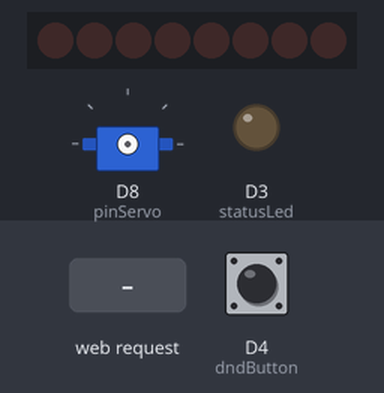
Bench run of a sketch on a simulated ESP8266 (NodeMCU). On the bench: 8 shift-register outputs drawn as a row of LEDs (first output left, lit = HIGH), servo, output pins drawn as LEDs (lit = HIGH). Wiring (inferred from the names in the program): shift register (74HC595): data D2; shift clock D1; latch D0. Wiring (inferred from the signals the program sends): row of LEDs: on Q0, Q1, Q2, Q3, Q4, Q5, Q6, Q7. Inputs (shaded band) come from the test bench; at power-on: D4 (dndButton) HIGH. WiFi joins after 1.5 s; servers stay silent unless stated; pins used as bus, display or sensor lines are not drawn; what the sketch prints to the serial monitor is not drawn.

Above: at 2.7 s.
2.8 s: HTTP request GET /disturb received
At 2.86 s:
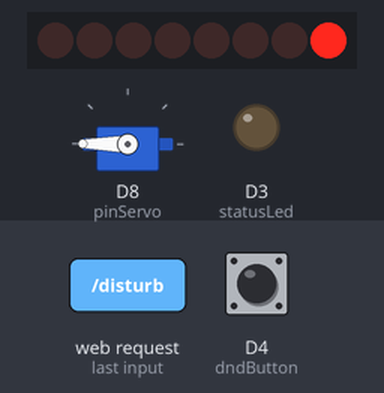
At 3.21 s:
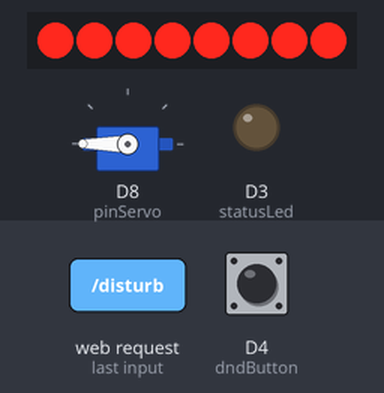
5.8 s: D4 (dndButton) pulled LOW for 0.15 s
Timing chart, 0 to 14.8 s (numbered marks = the images above; inputs shaded):
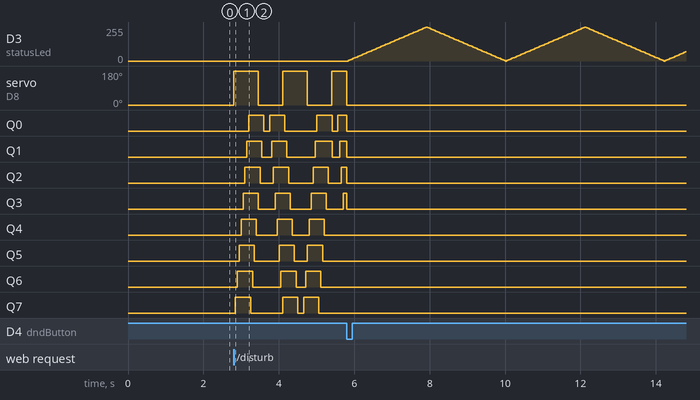

Measured:
- after the input at 2.8 s, servo on D8 (pinServo): alternates 180° for 0.65 s and 0° for 0.65 s, starting at once; Q0: goes HIGH 0.40 s, LOW 0.15 s, HIGH 0.40 s, LOW 0.85 s, HIGH 0.40 s, LOW 0.15 s, then HIGH, starting after 0.40 s

The sketch:

Server.ino
```cpp
#include <ESP8266WiFi.h>
#include <WiFiClient.h>
#include <ESP8266WebServer.h>
#include <ESP8266mDNS.h>
#include "dnd.h"
#include "halarm.h"

const char* ssid = "grrandifi";
const char* password = "kissa123";

ESP8266WebServer server(80);

void handleRoot() {
  server.send(200, "text/plain", "hello from esp8266!");
}

void handleNotFound(){

  String message = "File Not Found\n\n";
  message += "URI: ";
  message += server.uri();
  message += "\nMethod: ";
  message += (server.method() == HTTP_GET)?"GET":"POST";
  message += "\nArguments: ";
  message += server.args();
  message += "\n";
  for (uint8_t i=0; i<server.args(); i++){
    message += " " + server.argName(i) + ": " + server.arg(i) + "\n";
  }
  server.send(404, "text/plain", message);
}

void handleDisturb() {
  String message = "<h1>RiksaLert Riksan hälytysjärjestelmä</h1>";
  message += "<br>";
  message += "Riksa on häiriöttömässä moodissa vielä: ";
  message += _min(dndUntil, dndUntil - currentMillis);
  message += " ajanhetkeä";
  message += "<br>";
  message += "<button><a href=\"/disturb\">hälert!</button>";
  message += "<br>";
  if ( ! isDnDActive()) {
    Serial.println("Start halarm");
    startDisturb();
  } else {
    Serial.println("Prevent halarm");
  }
  server.send(200, "text/html", message);
}

void setup(void){
  Serial.begin(115200);
  Serial.println("BEGIN");

  setupDisturb();
  setupDnd();

  WiFi.begin(ssid, password);
  // Wait for connection
  while (WiFi.status() != WL_CONNECTED) {
    delay(500);
    Serial.print(".");
  }
  Serial.println("");
  Serial.print("Connected to ");
  Serial.println(ssid);
  Serial.print("IP address: ");
  Serial.println(WiFi.localIP());

  if (MDNS.begin("esp8266")) {
    Serial.println("MDNS responder started");
  }

  server.on("/", handleRoot);

  server.on("/inline", [](){
    server.send(200, "text/plain", "this works as well");
  });

  server.onNotFound(handleNotFound);

  server.on("/disturb", handleDisturb);

  server.begin();
  Serial.println("HTTP server started");
}

void loop(void){
  server.handleClient();
  handleDoNotDisturb();
  if (isDnDActive()) {
    stopDisturb();
  } else {
    tickDisturb();
  }
}
```

dnd.h
```cpp
const int statusLed = D3;

// for led fade in and fade out
int statusBrightness = 0;
int fadeAmount = 5;

// status led fade in fade out
unsigned long previousMillis = 0;
long statusBlinkDelay = 40;

// do not disturb timer in milliseconds
const int dndTime = 10000;
int dndPreviousMillis = 0;

unsigned long currentMillis = 0;
unsigned long dndUntil = 0;

const int dndButton = D4;

void setupDnd() {
  Serial.println("setup dnd");
  pinMode(statusLed, OUTPUT);
  pinMode(dndButton, INPUT);
}

void blinkStatusLed() {
  analogWrite(statusLed, statusBrightness);
  statusBrightness = statusBrightness + fadeAmount;

  // reverse the direction of the fading at the ends of the fade:
  if (statusBrightness <= 0 || statusBrightness >= 255) {
    fadeAmount = -fadeAmount;
  }
}

int isDnDActive() {
  return dndUntil > currentMillis;
}

void handleDoNotDisturb() {
  currentMillis = millis();
  if (!digitalRead(dndButton)) {
    dndUntil = currentMillis + dndTime;
  }
  if (isDnDActive()) {
    if(currentMillis - previousMillis > statusBlinkDelay) {
      previousMillis = currentMillis;
      blinkStatusLed();
    }
  }
  else {
    analogWrite(statusLed, LOW);
  }
}
```

halarm.h
```cpp
#include <Servo.h>

const int pinLatch = D0; // latch
const int pinClock = D1; // clock
const int pinData  = D2; // data

const int pinServo = D8;

const int disturbDuration = 15000;

unsigned long tickMs;
unsigned long disturbUntil = 0;
unsigned long nextBlink = 0;
unsigned long nextServoStep = 0;

const int blinkDelay = 50;
byte ledPattern = 0;

const int servoDelay = 650;
int lastServoState = 0;

unsigned int fullPattern = 0xFF00;
unsigned int shiftNum = 0;
int shiftShift = 1;

Servo martti;

void setupDisturb() {
  //set pins to output because they are addressed in the main loop
  Serial.println("setup halarm");
  pinMode(pinLatch, OUTPUT);
  pinMode(pinData, OUTPUT);
  pinMode(pinClock, OUTPUT);
  pinMode(pinServo, OUTPUT);
}

int shouldDisturb() {
  return tickMs < disturbUntil;
}

void resetData() {
    shiftNum = 0;
    shiftShift = 1;
}

void setLeds(const byte leds) {
  digitalWrite(pinLatch, LOW);
  shiftOut(pinData, pinClock, MSBFIRST, leds);
  digitalWrite(pinLatch, HIGH);
}

void startDisturb() {
  if (disturbUntil == 0) {
    resetData();
    setLeds(0);
    // servo
    martti.attach(pinServo);
    martti.write(0);
  }
  disturbUntil = millis() + disturbDuration;
}

void stopDisturb() {
  if (disturbUntil != 0) {
    resetData();
    setLeds(0);
    // servo
    martti.write(0);
    martti.detach();
  }
  disturbUntil = 0;
}

void advanceServo() {
  nextServoStep = tickMs + servoDelay;
  lastServoState = ~lastServoState & 1;
  martti.write(lastServoState * 180);
}

void advanceBlink() {
  nextBlink = tickMs + 50;
  if (shiftNum > 16 || shiftNum < 0) {
    shiftShift = 0 - shiftShift;
  }
  ledPattern = fullPattern >> shiftNum;
  shiftNum += shiftShift;
  setLeds(ledPattern);
}

void tickDisturb() {
  tickMs = millis();
  if (shouldDisturb()) {
    if (tickMs >= nextBlink) {
      advanceBlink();
    }
    if (tickMs >= nextServoStep) {
      advanceServo();
    }
  } else {
    stopDisturb();
  }
}
```
